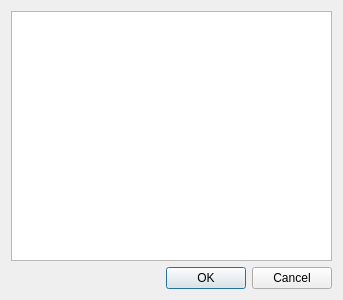
<?xml version="1.0" encoding="UTF-8"?>
<ui version="4.0">
 <class>Dialog</class>
 <widget class="QDialog" name="Dialog">
  <property name="geometry">
   <rect>
    <x>0</x>
    <y>0</y>
    <width>343</width>
    <height>300</height>
   </rect>
  </property>
  <property name="windowTitle">
   <string>Dialog</string>
  </property>
  <layout class="QVBoxLayout" name="verticalLayout">
   <item>
    <widget class="QListWidget" name="list_widget"/>
   </item>
   <item>
    <widget class="QDialogButtonBox" name="buttonBox">
     <property name="orientation">
      <enum>Qt::Horizontal</enum>
     </property>
     <property name="standardButtons">
      <set>QDialogButtonBox::Cancel|QDialogButtonBox::Ok</set>
     </property>
    </widget>
   </item>
  </layout>
 </widget>
 <resources/>
 <connections>
  <connection>
   <sender>buttonBox</sender>
   <signal>accepted()</signal>
   <receiver>Dialog</receiver>
   <slot>accept()</slot>
   <hints>
    <hint type="sourcelabel">
     <x>248</x>
     <y>254</y>
    </hint>
    <hint type="destinationlabel">
     <x>157</x>
     <y>274</y>
    </hint>
   </hints>
  </connection>
  <connection>
   <sender>buttonBox</sender>
   <signal>rejected()</signal>
   <receiver>Dialog</receiver>
   <slot>reject()</slot>
   <hints>
    <hint type="sourcelabel">
     <x>316</x>
     <y>260</y>
    </hint>
    <hint type="destinationlabel">
     <x>286</x>
     <y>274</y>
    </hint>
   </hints>
  </connection>
 </connections>
</ui>
